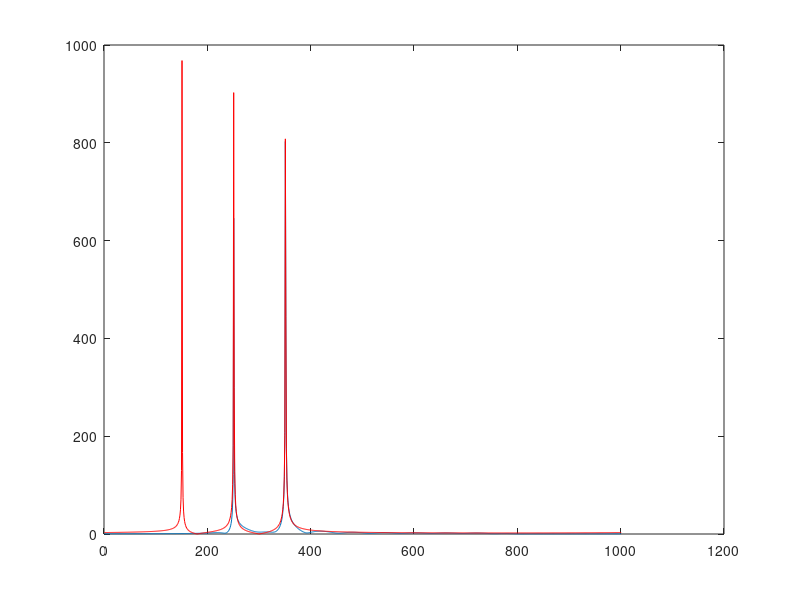

Recreate this plot in MATLAB. (Note: this script raises an error after producing the figure.)
clc
clear
close all
n = 0:1000;

x = exp(1i*0.3*pi*n) + exp(1i*0.5*pi*n) + exp(1i*0.7*pi*n);
X=fft(x);

f = [0 0.4 0.53 1];
mhi = [0 0 1 1];
h= fir2(34,f,mhi);
y=filter(h,1,x);
Y=fft(y);
plot(abs(Y));
hold
plot(abs(X),'r');
fvtool(h);